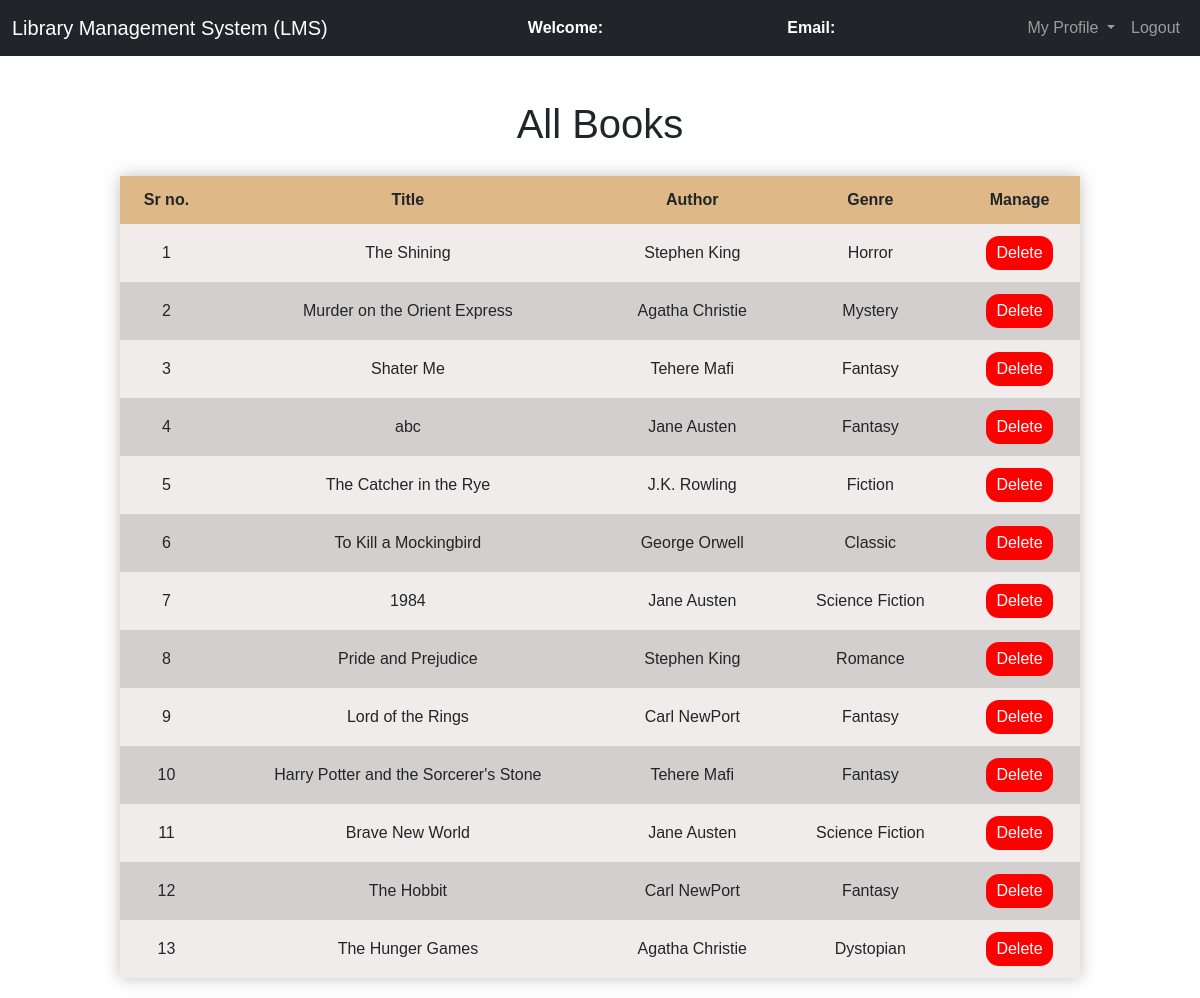
Screenshot of /admin/managebook.php with the database file from the repository.
### tables this page shows
CREATE TABLE `books` (
  `book_id` int(11) NOT NULL,
  `book_title` varchar(200) NOT NULL,
  `genre` varchar(50) NOT NULL,
  `PublishedYear` int(11) DEFAULT NULL,
  `author_id` int(11) DEFAULT NULL
);

CREATE TABLE `authors` (
  `author_id` int(11) NOT NULL,
  `author_name` varchar(100) NOT NULL
);

### admin/managebook.php (the view, shortened to what this page needs)
<?php
    include '../_dbconnect.php';
    $username = $_SESSION['username'];
    $sql1 = "SELECT * FROM admins WHERE username = '$username';";
    $result = $conn->query($sql1);
    $row = $result->fetch_assoc();
    $fname = $row['full_name'];
    $email = $row['email'];
    $sql = " SELECT books.book_id, books.book_title,books.genre, authors.author_name
    FROM books
    LEFT JOIN authors ON books.author_id = authors.author_id;
";
    $result= $conn->query($sql);
?>
<!DOCTYPE html>
<html lang="en">
<head>
    <link href="https://cdn.jsdelivr.net/npm/bootstrap@5.3.1/dist/css/bootstrap.min.css" rel="stylesheet"
 />
</head>
<body>
    <nav class="navbar navbar-expand-lg navbar-dark bg-dark">
        <div class="container-fluid">
            <div class="navbar-header">
                <a class="navbar-brand" href="admin_dashboard.php">Library Management System (LMS)</a>
            </div>
            <font style="color: white"><span><strong>Welcome: <?php echo $fname;?></strong></span></font>
            <font style="color: white"><span><strong>Email: <?php echo $email;?></strong></font>
            <ul class="nav navbar-nav navbar-right">
                <li class="nav-item dropdown">
                    <a class="nav-link dropdown-toggle" href="#" role="button" data-bs-toggle="dropdown"
                        aria-expanded="false">
                        My Profile
                    </a>
                </li>
                <li class="nav-item">
                    <a class="nav-link" href="logout.php">Logout</a>
                </li>
            </ul>
        </div>
    </nav><br>
    <h1>All Books</h1>
    <div class="table-container">
        <table>
            <tbody>
                <tr>
                    <th>Sr no.</th>
                    <th>Title</th>
                    <th>Author</th>
                    <th>Genre</th>
                    <th>Manage</th>
                </tr>
                <?php
                    $i= 1;
                while($row = $result->fetch_assoc()){
                   echo "<tr>
                        <td>".$i."</td>
                        <td>".$row['book_title']."</td>
                        <td>".$row['author_name']."</td>
                        <td>".$row['genre']."</td>";
                       echo "<td><button class='delete-button'><a href='deletebook.php?bn=" . $row['book_id'] . "'>Delete</a></button></td>";
                        echo "</tr>";
                    $i++;
                }
             ?>
            </tbody>
        </table>
    </div>
</body>
</html>

### admin/managebook.php (style rules this page uses)
body { font-family: Arial, sans-serif; margin: 0; padding: 0; background-color: #ffffff; }
h1 { text-align: center; margin-top: 20px; }
.table-container { display: flex; justify-content: center; }
table { border-collapse: collapse; width: 80%; max-width: 1000px; margin: 20px auto; box-shadow: 0 0 15px color(display-p3 0.63 0.63 0.63 / 0.67); background-color: #f1ecec; }
th { background-color: burlywood; }
tr:nth-child(odd) { background-color: #d4cfcf; }
td, th { padding: 12px; text-align: center; }
.delete-button { background-color: #ff0000; color: #fff; border: none; padding: 5px 10px; cursor: pointer; border-radius: 13px; }
.delete-button a { text-decoration: none; color: white; }

### rows the page displays
books: book_title "The Shining", author.author_name "Stephen King", genre "Horror"
books: book_title "Murder on the Orient Express", author.author_name "Agatha Christie", genre "Mystery"
books: book_title "Shater Me", author.author_name "Tehere Mafi", genre "Fantasy"
books: book_title "abc", author.author_name "Jane Austen", genre "Fantasy"
books: book_title "The Catcher in the Rye", author.author_name "J.K. Rowling", genre "Fiction"
books: book_title "To Kill a Mockingbird", author.author_name "George Orwell", genre "Classic"
books: book_title "1984", author.author_name "Jane Austen", genre "Science Fiction"
books: book_title "Pride and Prejudice", author.author_name "Stephen King", genre "Romance"
books: book_title "Lord of the Rings", author.author_name "Carl NewPort", genre "Fantasy"
books: book_title "Harry Potter and the Sorcerer's Stone", author.author_name "Tehere Mafi", genre "Fantasy"
books: book_title "Brave New World", author.author_name "Jane Austen", genre "Science Fiction"
books: book_title "The Hobbit", author.author_name "Carl NewPort", genre "Fantasy"
books: book_title "The Hunger Games", author.author_name "Agatha Christie", genre "Dystopian"
